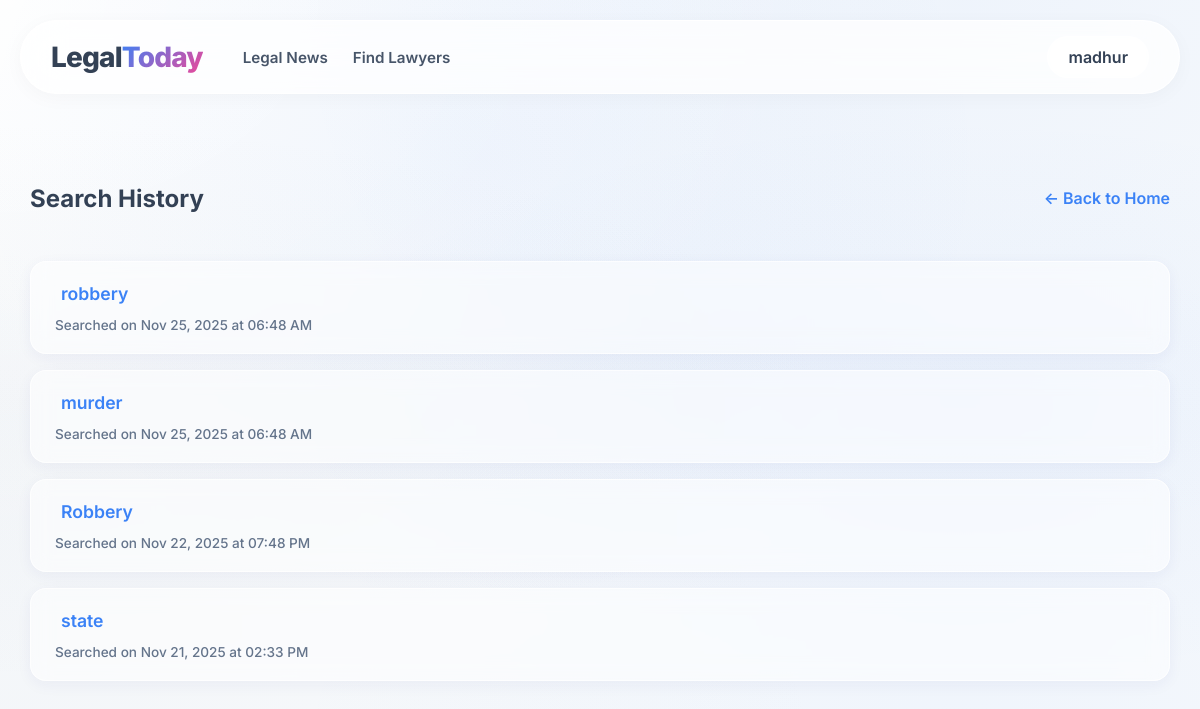
Before: /history (signed in) with the older database file.
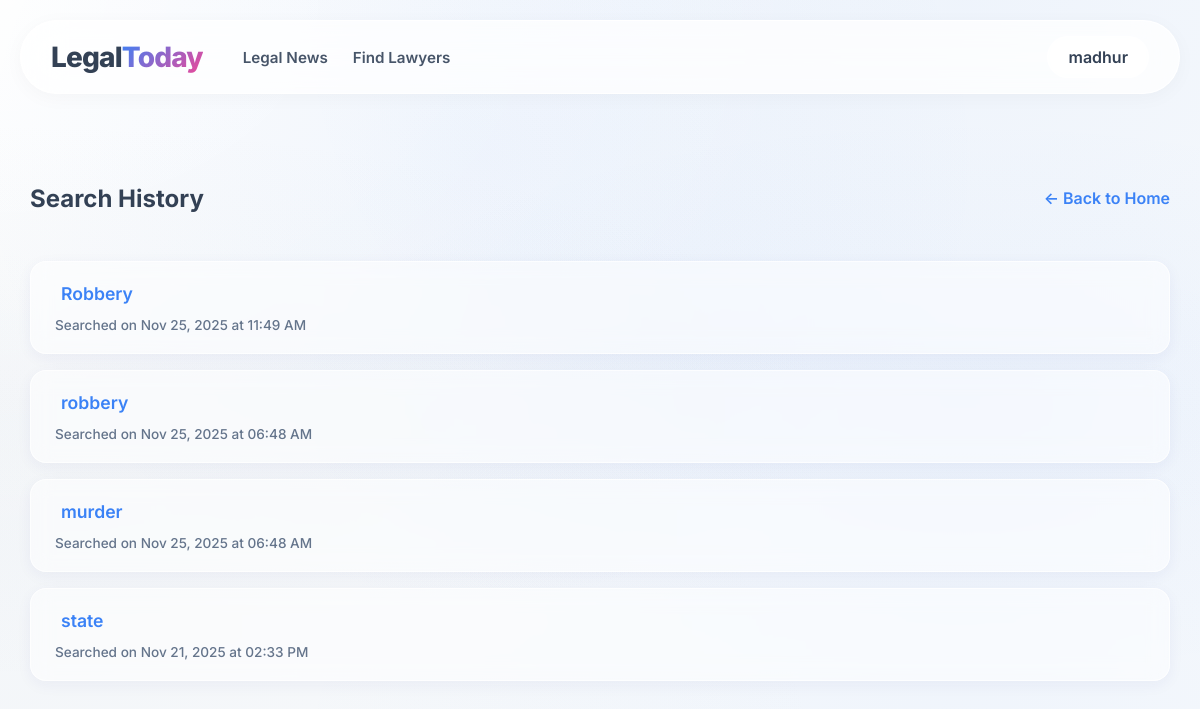
After: the same page with the newer database file.
### tables this page shows
CREATE TABLE history (id INTEGER PRIMARY KEY AUTOINCREMENT, email TEXT NOT NULL, query TEXT NOT NULL, created_at DATETIME DEFAULT CURRENT_TIMESTAMP);

### app.py (the view)
@app.route('/history', methods=['GET'])
def history():
    conn = get_db_connection()
    cursor = conn.cursor()
    cursor.execute('''SELECT query, created_at FROM history WHERE email=? ORDER BY created_at DESC''', (session.get("email"),))
    rows = cursor.fetchall()
    conn.close()
    past_queries = []
    for query, created_at in rows:
        if isinstance(created_at, str):
            try:
                created_at = datetime.strptime(created_at, "%Y-%m-%d %H:%M:%S")
            except:
                pass
        past_queries.append((query, created_at))
    return render_template("history.html", past_queries=past_queries, name=session.get("name", None), email=session.get("email", None))

### app.py (called while the page is built)
def get_db_connection():
    conn = sqlite3.connect('users.db')
    conn.row_factory = sqlite3.Row
    return conn

### templates/history.html (shortened to what this page needs)
<!DOCTYPE html>
<html lang="en">
<head>
    <link rel="stylesheet" href="../static/css/styles.css">
    <link rel="stylesheet" href="../static/css/layout.css">
    <link rel="stylesheet" href="../static/css/buttons.css">
    <link rel="stylesheet" href="../static/css/content.css">
    <link rel="stylesheet" href="../static/css/form.css">
    <link rel="stylesheet" href="../static/css/auth.css">
    <link rel="stylesheet" href="../static/css/results.css">
    <link rel="stylesheet" href="../static/css/documents.css">
    <link rel="stylesheet" href="../static/css/user.css">
    <link rel="stylesheet" href="../static/css/history.css">
</head>
<body>
    <div class="page-container">
        <div class="content-wrapper">
            <header class="header">
                <a href="{{ url_for('index') }}" class="logo">Legal<span>Today</span></a>
                <nav class="header-nav">
                    <a href="{{ url_for('news') }}">Legal News</a>
                    <a href="{{ url_for('lawyers') }}">Find Lawyers</a>
                </nav>
                <div class="header-right">
                    {% if login_status==False %}
                    <div class="header-buttons">
                        <button id="login-but" class="button-l">Login</button>
                        <button id="register-but" class="button-r">Registration</button>
                    </div>
                    {% else %}
                    <div class="user-menu">
                        <span class="username">{{ name }}</span>
                    </div>
                    {% endif %}
                </div>
            </header>
            <main class="main-content">
                <section class="r-section">
                    <div class="r-header">
                        <h2>Search History</h2>
                        <a href="{{ url_for('index') }}" class="link">&larr; Back to Home</a>
                    </div>
                    {% if past_queries %}
                    <div class="results-list">
                        <ul class="history-list">
                            {% for query, created_at in past_queries %}
                            <li class="history-item">
                                <form action="{{ url_for('search_query',page_num=1) }}" method="get" class="inline-form">
                                    <button type="submit" class="history-link">{{ query }}</button>
                                </form>
                                <span class="timestamp">
                                    Searched on {{ created_at.strftime("%b %d, %Y at %I:%M %p") if created_at else '' }}
                                </span>
                            </li>
                            {% endfor %}
                        </ul>
                    </div>
                    {% else %}
                    <p class="no-history">No search history found.</p>
                    {% endif %}
                </section>
            </main>
        </div>
    </div>
</body>
</html>

Changed rows visible on the page:
changed history "Robbery": created_at "Nov 22, 2025 at 07:48 PM" → "Nov 25, 2025 at 11:49 AM"; moves up the list
